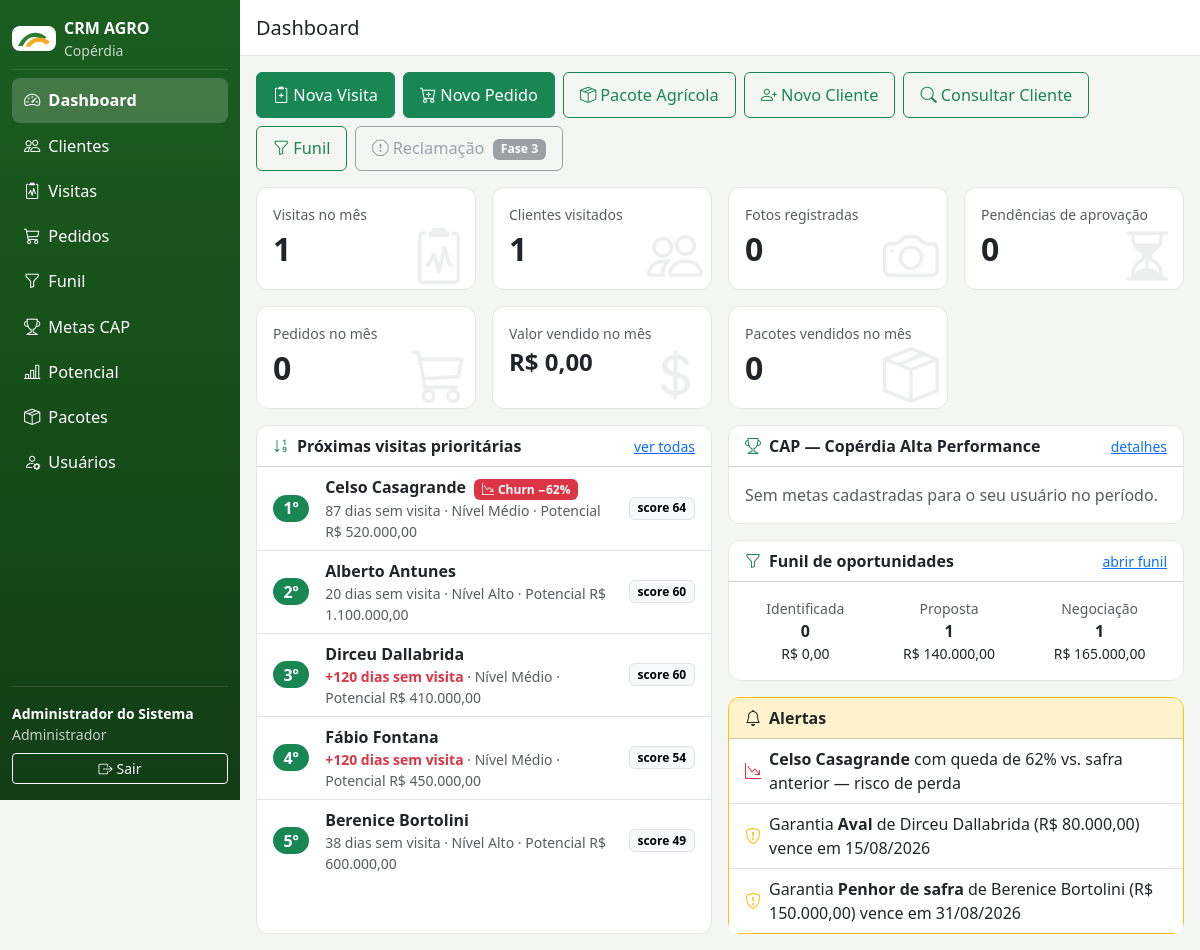
Screenshot of /index.php?r=dashboard (signed in) with the database file from the repository.
### tables this page shows
CREATE TABLE clientes (
  id INT AUTO_INCREMENT PRIMARY KEY,
  nome VARCHAR(160) NOT NULL,
  situacao ENUM('Associado','Não Associado') NOT NULL DEFAULT 'Associado',
  cpf_cnpj VARCHAR(20),
  telefone VARCHAR(30),
  telefone2 VARCHAR(30),
  email VARCHAR(160),
  endereco VARCHAR(255),
  municipio VARCHAR(120),
  estado CHAR(2) DEFAULT 'SC',
  filial_id INT,
  latitude DECIMAL(10,7),
  longitude DECIMAL(10,7),
  responsavel_id INT COMMENT 'usuário (vendedor/técnico) dono da carteira',
  nivel_tecnologico ENUM('Alto','Médio','Baixo') NOT NULL DEFAULT 'Médio',
  volume_compra_anual DECIMAL(14,2) NOT NULL DEFAULT 0,
  potencial_venda DECIMAL(14,2) NOT NULL DEFAULT 0,
  limite_credito DECIMAL(14,2) NOT NULL DEFAULT 0,
  ativo TINYINT(1) NOT NULL DEFAULT 1,
  criado_em DATETIME NOT NULL DEFAULT CURRENT_TIMESTAMP,
  FOREIGN KEY (filial_id) REFERENCES filiais(id),
  FOREIGN KEY (responsavel_id) REFERENCES usuarios(id)
);

CREATE TABLE garantias (
  id INT AUTO_INCREMENT PRIMARY KEY,
  cliente_id INT NOT NULL,
  tipo ENUM('CPR','Penhor de safra','Aval','Hipoteca','Outra') NOT NULL,
  valor DECIMAL(14,2) NOT NULL,
  vencimento DATE NOT NULL,
  documento VARCHAR(255) COMMENT 'arquivo anexo em uploads/',
  observacao VARCHAR(255),
  criado_em DATETIME NOT NULL DEFAULT CURRENT_TIMESTAMP,
  FOREIGN KEY (cliente_id) REFERENCES clientes(id) ON DELETE CASCADE
);

### app/Views/dashboard.php (the view, shortened to what the rows shown need)
<div class="row g-3">
  <div class="col-lg-6">
    <div class="card h-100">
      <div class="list-group list-group-flush">
        <?php foreach ($prioridades as $i => $p): ?>
        <a class="list-group-item list-group-item-action d-flex align-items-center gap-3"
           href="<?= url('visitas', ['nova' => 1, 'cliente_id' => $p['id']]) ?>">
          <span class="badge rounded-pill text-bg-success fs-6"><?= $i + 1 ?>º</span>
          <div class="flex-grow-1">
            <div class="fw-semibold"><?= e($p['nome']) ?>
              <?php if ($p['risco_churn']): ?><span class="badge text-bg-danger ms-1"><i class="bi bi-graph-down-arrow me-1"></i>Churn −<?= $p['queda_percentual'] ?>%</span><?php endif; ?>
            </div>
            <div class="small text-muted">
              <?= $p['dias_sem_visita'] >= 120 ? '<strong class="text-danger">+120 dias sem visita</strong>' : $p['dias_sem_visita'] . ' dias sem visita' ?>
              · Nível <?= e($p['nivel_tecnologico']) ?> · Potencial <?= moeda($p['potencial_venda']) ?>
            </div>
          </div>
          <span class="badge text-bg-light border">score <?= $p['score'] ?></span>
        </a>
        <?php endforeach; ?>
      </div>
    </div>
  </div>
  <div class="col-lg-6 d-flex flex-column gap-3">
    <?php if ($clientesChurn || $garantiasVencendo): ?>
    <div class="card border-warning">
      <ul class="list-group list-group-flush">
        <?php foreach ($clientesChurn as $cc): ?>
        <li class="list-group-item d-flex align-items-center gap-2">
          <i class="bi bi-graph-down-arrow text-danger"></i>
          <span><strong><?= e($cc['nome']) ?></strong> com queda de <?= $cc['queda_percentual'] ?>% vs. safra anterior — risco de perda</span>
        </li>
        <?php endforeach; ?>
        <?php foreach ($garantiasVencendo as $g): ?>
        <li class="list-group-item d-flex align-items-center gap-2">
          <i class="bi bi-shield-exclamation text-warning"></i>
          <span>Garantia <strong><?= e($g['tipo']) ?></strong> de <?= e($g['cliente']) ?> (<?= moeda($g['valor']) ?>) vence em <?= data_br($g['vencimento']) ?></span>
        </li>
        <?php endforeach; ?>
      </ul>
    </div>
    <?php endif; ?>
  </div>
</div>

### rows the page displays
clientes: nome "Celso Casagrande", queda_percentual "62", dias_sem_visita "87", nivel_tecnologico "Médio", potencial_venda "R$ 520.000,00", score "64"
clientes: nome "Alberto Antunes", dias_sem_visita "20", nivel_tecnologico "Alto", potencial_venda "R$ 1.100.000,00", score "60"
clientes: nome "Dirceu Dallabrida", shows "+120 dias sem visita", nivel_tecnologico "Médio", potencial_venda "R$ 410.000,00", score "60"
clientes: nome "Fábio Fontana", shows "+120 dias sem visita", nivel_tecnologico "Médio", potencial_venda "R$ 450.000,00", score "54"
clientes: nome "Berenice Bortolini", dias_sem_visita "38", nivel_tecnologico "Alto", potencial_venda "R$ 600.000,00", score "49"
garantias: tipo "Aval", cliente.nome "Dirceu Dallabrida", valor "R$ 80.000,00", vencimento "15/08/2026"
garantias: tipo "Penhor de safra", cliente.nome "Berenice Bortolini", valor "R$ 150.000,00", vencimento "31/08/2026"

### other values shown
$rotulo "Dashboard"
$rotulo "Clientes"
$rotulo "Visitas"
$rotulo "Pedidos"
$rotulo "Funil"
$rotulo "Metas CAP"
$rotulo "Potencial"
$rotulo "Pacotes"
$rotulo "Usuários"
Auth::usuario()['nome'] "Administrador do Sistema"
Auth::perfil() "Administrador"
$titulo "Dashboard"
numero($indicadores['visitas_mes']) "1"
numero($indicadores['clientes_visitados']) "1"
numero($indicadores['fotos_mes']) "0"
